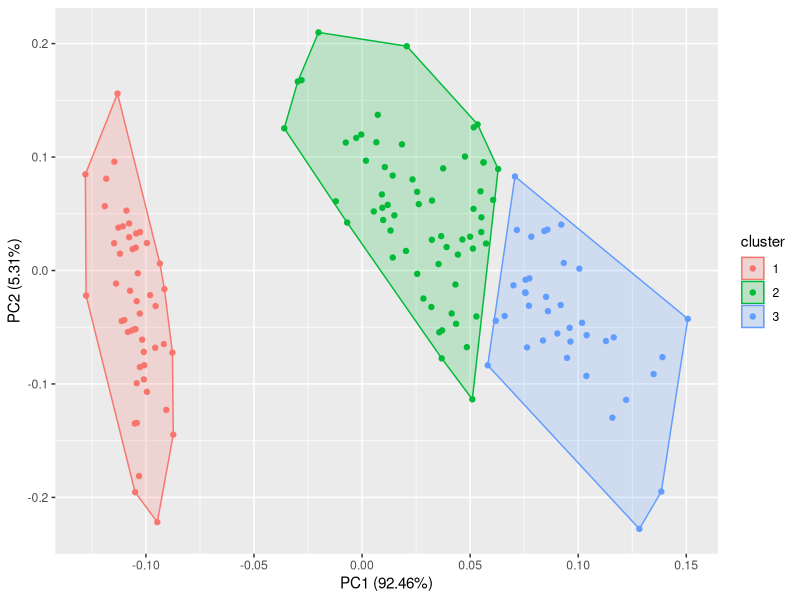
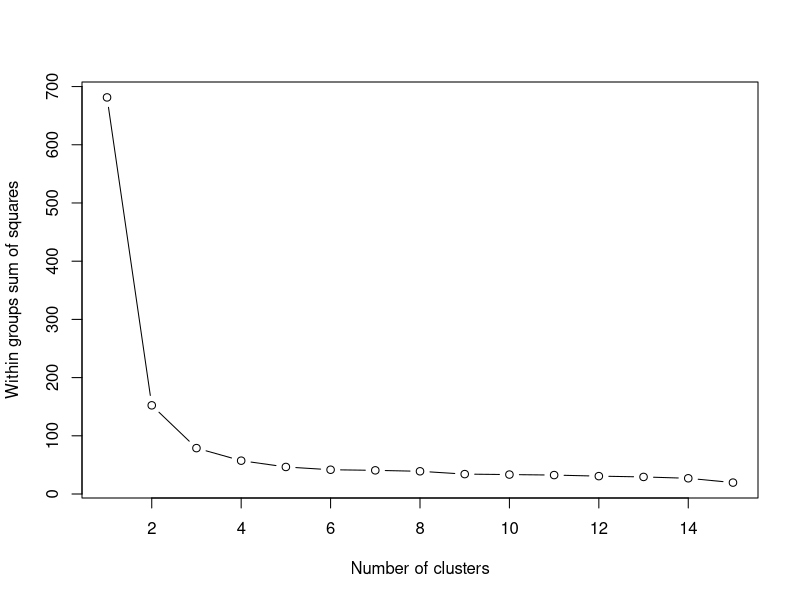
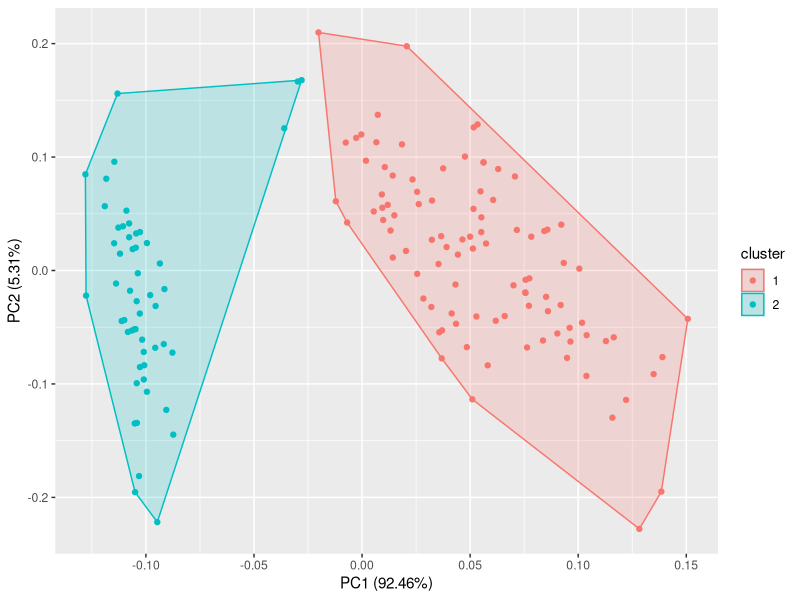

Write R code to recreate these figures, in order. (Note: this script raises an error after producing the figures.)
install.packages("ggfortify")
install.packages("cluster")

library("cluster")
library("ggplot2")
library("dplyr")
library("ggfortify")

summary(iris)
head(iris)
data <- select(iris, c(1:4))

kmean <- kmeans(data, 3)
kmean$centers
kmean$cluster
autoplot(kmean, data, frame = TRUE)

wssplot <- function(data, nc=15, seed=1234){
  wss <- (nrow(data)-1)*sum(apply(data,2,var))
  for (i in 2:nc){
    set.seed(seed)
    wss[i] <- sum(kmeans(data, centers=i)$withinss)}
  plot(1:nc, wss, type="b", xlab = "Number of clusters",
       ylab="Within groups sum of squares")
  wss
}
wssplot(data)

kmean <- kmeans(data, 2)
kmean$centers
autoplot(kmean, data, frame=TRUE)

####Ozioma#####
install.packages("readr")
library(readr)
socialnetwork <- read.csv("socialnetwork.csv")
View(socialnetwork)

summary(socialnetwork)
head(socialnetwork)
kmean <- kmeans(mydata, centers=2)
kmean$centers
kmean$cluster
autoplot(kmean, mydata, frame = TRUE)

wssplot <- function(mydata, nc=15, seed=1234){
  wss <- (nrow(data)-1)*sum(apply(data,2,var))
  for (i in 2:nc){
    set.seed(seed)
    wss[i] <- sum(kmeans(data, centers=i)$withinss)}
  plot(1:nc, wss, type="b", xlab = "Number of clusters",
       ylab="Within groups sum of squares")
  wss
}

wssplot(mydata)
##Scatterplot of dataset
ggplot(socialnetwork, aes(x=Age,y=Educational_level))+
  geom_point(aes(color=Name),size=5)

mydata <- socialnetwork[,2:3]
#C1_Andrew <- c(55,1.0)
#C2_Carolina <- c(37,5.0)

#kmean <- kmeans(mydata, centers= c(C1_Andrew,C2_Carolina),iter.max = 1)
kmean$centers
kmean$cluster
autoplot(kmean, mydata, frame = TRUE)



###onlin###
socialnetwork <- read.csv("socialnetwork.csv")
mydata <- socialnetwork[,2:3]

set.seed(240) # Setting seed
kmeans.re <- kmeans(mydata, centers = 2, nstart = 20)
kmeans.re

kmeans.re$cluster
